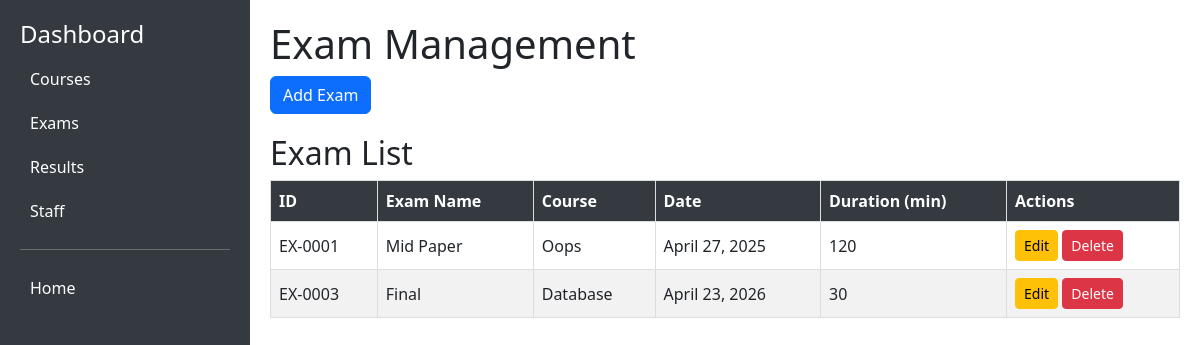
Page /exam/ on the committed database.
### main/models.py (models this page shows, shortened)
class Exam(models.Model):
    exam_id = models.CharField(max_length=20, unique=True, blank=True, null=True)
    exam_name = models.CharField(max_length=200)
    course = models.CharField(max_length=100, blank=True, null=True)
    date = models.DateField()
    duration = models.PositiveIntegerField()

### main/views.py (the view)
# urls.py: path('exam/', views.exam, name='exam'),
def exam (request):
    exam_list = Exam.objects.all()
    return render (request, 'exam/exam.html',{'exam_list':exam_list})

### main/templates/exam/exam.html (shortened to what this page needs)
<!DOCTYPE html>
<html lang="en">
<head>
    <link href="https://cdn.jsdelivr.net/npm/bootstrap@5.3.0/dist/css/bootstrap.min.css" rel="stylesheet">
</head>
<body>
    <div class="sidebar">
        <h4>Dashboard</h4>
        <a href="{% url 'course' %}">Courses</a>
        <a href="{% url 'exam' %}">Exams</a>
        <a href="{% url 'result' %}">Results</a>
        <a href="{% url 'staff' %}">Staff</a>
        <hr>
        <a href="{% url 'main' %}">Home</a>
    </div>
    <div class="content">
        <h1>Exam Management</h1>
        <div class="action-buttons">
            <a href="{% url 'add_exam' %}" class="btn btn-primary">Add Exam</a>
        </div>
        <h2>Exam List</h2>
        <table class="exam-table">
            <thead>
                <tr>
                    <th>ID</th>
                    <th>Exam Name</th>
                    <th>Course</th>
                    <th>Date</th>
                    <th>Duration (min)</th>
                    <th>Actions</th>
                </tr>
            </thead>
            <tbody>
                {% for exam in exam_list %}
                <tr>
                    <td>{{ exam.exam_id }}</td>
                    <td>{{ exam.exam_name }}</td>
                    <td>{{ exam.course}}</td>
                    <td>{{ exam.date }}</td>
                    <td>{{ exam.duration }}</td>
                    <td class="action-cell">
                        <a href="{% url 'update_exam' exam.exam_id %}" class="btn btn-sm btn-warning">Edit</a>
                        <form method="post" action="{% url 'delete_exam' exam.exam_id %}" onsubmit="return confirm('Are you sure you want to delete this exam?');">
                            <button type="submit" class="btn btn-sm btn-danger">Delete</button>
                        </form>
                    </td>
                </tr>
                {% empty %}
                <tr>
                    <td colspan="7">No exams found.</td>
                </tr>
                {% endfor %}
            </tbody>
        </table>
    </div>
</body>
</html>

### main/templates/exam/exam.html (style rules this page uses)
body { display: flex; }
.sidebar { width: 250px; height: 100vh; background-color: #343a40; color: white; padding: 20px; }
.sidebar a { color: white; display: block; padding: 10px; text-decoration: none; border-radius: 5px; }
.content { flex-grow: 1; padding: 20px; }
.action-buttons { margin-bottom: 20px; }
.exam-table { width: 100%; border-collapse: collapse; }
.exam-table th, .exam-table td { border: 1px solid #ddd; padding: 8px; text-align: left; }
.exam-table tr:nth-child(even) { background-color: #f2f2f2; }
.exam-table th { background-color: #343a40; color: white; }
.action-cell form { display: inline; }

### rows in the picture
Exam: exam_id "EX-0001", exam_name "Mid Paper", course "Oops", date "April 27, 2025", duration "120"
Exam: exam_id "EX-0003", exam_name "Final", course "Database", date "April 23, 2026", duration "30"
